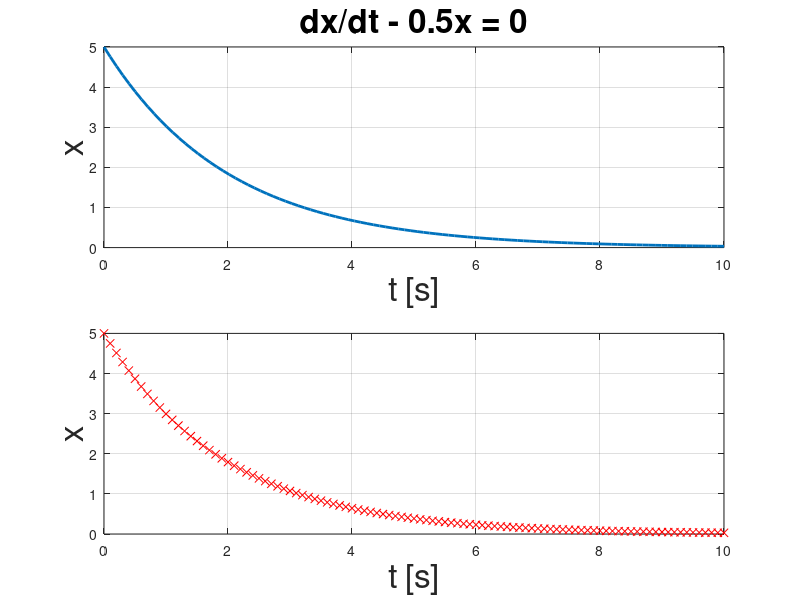

Recreate this plot in MATLAB.
clear all
close all
clc

%% Interval of solution
xmin = 0;
xmax = 10;

%%  Plot the analytical solution
subplot(2,1,1)
t = linspace(0,10,100);
x = 5*exp(-0.5*t);
plot(t,x,'LineWidth',2)
xlabel('t [s]', 'FontSize', 24)
ylabel('x', 'FontSize', 24)
title('dx/dt - 0.5x = 0', 'FontSize', 24)
grid on
hold on 
 
%% Solver parameter setting 
% Time step
Ts =0.1;
% Number of itteration
NoI = (xmax - xmin)/Ts;

%% Initialization
x = 5;
t = 0
subplot(2,1,2)
plot(t,x,'rx')
xlabel('t [s]', 'FontSize', 24)
ylabel('x', 'FontSize', 24)
grid on
hold on 
for i = 1:NoI
    
    dx = - 0.5*x;
    
    %% Updating Position
    x = x + Ts*dx;
    t = t+Ts;
    plot(t,x,'rx')
end